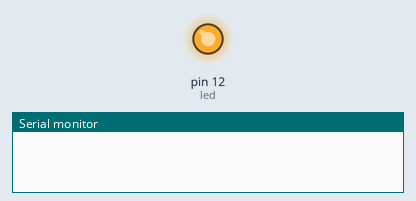
Bench run of a sketch on a simulated Arduino Uno, built with avr-gcc and run on an emulated ATmega328P. Parts: output pins drawn as LEDs (lit = HIGH), the last lines printed to the serial monitor.

Above: at 0.1 s.
At 18.4 s:
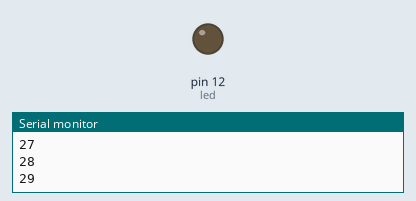
Timing chart, 0 to 19.9 s (numbered marks = the images above):
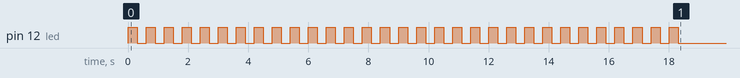

The sketch:

EX7FOR.ino
```cpp
/****************************************************************
**                                                             **
**                      Array de 8 leds                        **
**                                                             **
**                                                             **
**  NOM: Deivith Trujillo Meza                                 **
****************************************************************/
//************************ INCLUDE ******************************


//*********************** VARIABLES *****************************
const byte led =  12;
int LED;
//************************* SETUP *******************************
void setup() {
pinMode(led, OUTPUT);
for (LED = 0; LED<31; LED++)
{
digitalWrite(led, HIGH);
delay(300);
digitalWrite(led, LOW);
delay(300);
Serial.begin(9600);
Serial.println (LED);
}
}
//************************* LOOP ********************************
void loop() {               // inicia el bucle del programa
}
//************************** FUNCTIONS **************************
```
